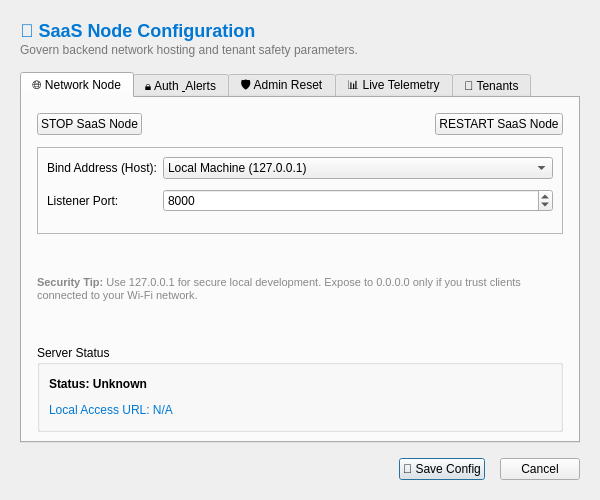
<?xml version="1.0" encoding="UTF-8"?>
<ui version="4.0">
 <class>SaaSSettingsDialog</class>
 <widget class="QDialog" name="SaaSSettingsDialog">
  <property name="geometry">
   <rect>
    <x>0</x>
    <y>0</y>
    <width>600</width>
    <height>500</height>
   </rect>
  </property>
  <property name="windowTitle">
   <string>📡 SaaS Server Architecture Configuration</string>
  </property>
  <layout class="QVBoxLayout" name="verticalLayout_main">
   <property name="spacing">
    <number>15</number>
   </property>
   <property name="leftMargin">
    <number>20</number>
   </property>
   <property name="topMargin">
    <number>20</number>
   </property>
   <property name="rightMargin">
    <number>20</number>
   </property>
   <property name="bottomMargin">
    <number>20</number>
   </property>
   <item>
    <widget class="QLabel" name="header_lbl">
     <property name="text">
      <string>&lt;html&gt;&lt;body&gt;&lt;h2 style=&quot;margin-bottom:0px; color:#0078d4;&quot;&gt;📡 SaaS Node Configuration&lt;/h2&gt;&lt;p style=&quot;color:#777; margin-top:2px;&quot;&gt;Govern backend network hosting and tenant safety parameters.&lt;/p&gt;&lt;/body&gt;&lt;/html&gt;</string>
     </property>
    </widget>
   </item>
   <item>
    <widget class="QTabWidget" name="tabWidget">
     <property name="currentIndex">
      <number>0</number>
     </property>
     <widget class="QWidget" name="tab_network">
      <attribute name="title">
       <string>🌐 Network Node</string>
      </attribute>
      <layout class="QVBoxLayout" name="verticalLayout_tab1">
       <property name="spacing">
        <number>12</number>
       </property>
       <property name="leftMargin">
        <number>15</number>
       </property>
       <property name="topMargin">
        <number>15</number>
       </property>
       <property name="rightMargin">
        <number>15</number>
       </property>
       <item>
        <layout class="QHBoxLayout" name="horizontalLayout">
         <item>
          <widget class="QPushButton" name="pushButton_2">
           <property name="text">
            <string>STOP SaaS Node</string>
           </property>
          </widget>
         </item>
         <item>
          <spacer name="horizontalSpacer_2">
           <property name="orientation">
            <enum>Qt::Orientation::Horizontal</enum>
           </property>
           <property name="sizeHint" stdset="0">
            <size>
             <width>40</width>
             <height>20</height>
            </size>
           </property>
          </spacer>
         </item>
         <item>
          <widget class="QPushButton" name="pushButton">
           <property name="text">
            <string>RESTART SaaS Node</string>
           </property>
          </widget>
         </item>
        </layout>
       </item>
       <item>
        <widget class="QFrame" name="network_frame">
         <property name="frameShape">
          <enum>QFrame::Shape::StyledPanel</enum>
         </property>
         <layout class="QFormLayout" name="formLayout_net">
          <property name="verticalSpacing">
           <number>10</number>
          </property>
          <item row="0" column="0">
           <widget class="QLabel" name="lbl_host">
            <property name="text">
             <string>Bind Address (Host):</string>
            </property>
           </widget>
          </item>
          <item row="0" column="1">
           <widget class="QComboBox" name="cbo_host">
            <item>
             <property name="text">
              <string>Local Machine (127.0.0.1)</string>
             </property>
            </item>
            <item>
             <property name="text">
              <string>Expose to LAN/Wi-Fi (0.0.0.0)</string>
             </property>
            </item>
           </widget>
          </item>
          <item row="1" column="0">
           <widget class="QLabel" name="lbl_port">
            <property name="text">
             <string>Listener Port:</string>
            </property>
           </widget>
          </item>
          <item row="1" column="1">
           <widget class="QSpinBox" name="spn_port">
            <property name="minimum">
             <number>1</number>
            </property>
            <property name="maximum">
             <number>65535</number>
            </property>
            <property name="value">
             <number>8000</number>
            </property>
           </widget>
          </item>
         </layout>
        </widget>
       </item>
       <item>
        <widget class="QLabel" name="hint_net">
         <property name="text">
          <string>&lt;html&gt;&lt;body&gt;&lt;p style=&quot;color:#888; font-size:11px;&quot;&gt;&lt;b&gt;Security Tip:&lt;/b&gt; Use 127.0.0.1 for secure local development. Expose to 0.0.0.0 only if you trust clients connected to your Wi-Fi network.&lt;/p&gt;&lt;/body&gt;&lt;/html&gt;</string>
         </property>
         <property name="wordWrap">
          <bool>true</bool>
         </property>
        </widget>
       </item>
       <item>
        <widget class="QGroupBox" name="status_box">
         <property name="title">
          <string>Server Status</string>
         </property>
         <layout class="QVBoxLayout" name="verticalLayout">
          <item>
           <widget class="QLabel" name="lbl_status">
            <property name="font">
             <font>
              <family>Segoe UI</family>
              <pointsize>9</pointsize>
              <italic>false</italic>
              <bold>true</bold>
             </font>
            </property>
            <property name="styleSheet">
             <string notr="true">font: 700 9pt &quot;Segoe UI&quot;;</string>
            </property>
            <property name="text">
             <string>&lt;html&gt;&lt;head/&gt;&lt;body&gt;&lt;p&gt;Status: Unknown&lt;/p&gt;&lt;/body&gt;&lt;/html&gt;</string>
            </property>
           </widget>
          </item>
          <item>
           <widget class="QLabel" name="lbl_address">
            <property name="styleSheet">
             <string notr="true"> color: #0078d4;
font: 600 9pt &quot;Segoe UI&quot;;</string>
            </property>
            <property name="text">
             <string>Local Access URL: N/A</string>
            </property>
           </widget>
          </item>
         </layout>
        </widget>
       </item>
      </layout>
     </widget>
     <widget class="QWidget" name="tab_security">
      <attribute name="title">
       <string>🔒 Auth &amp; Alerts</string>
      </attribute>
      <layout class="QVBoxLayout" name="verticalLayout_tab2">
       <property name="spacing">
        <number>10</number>
       </property>
       <property name="leftMargin">
        <number>15</number>
       </property>
       <property name="topMargin">
        <number>15</number>
       </property>
       <property name="rightMargin">
        <number>15</number>
       </property>
       <item>
        <widget class="QGroupBox" name="grp_security">
         <property name="title">
          <string>Tenant Registration Gateway</string>
         </property>
         <layout class="QVBoxLayout" name="vLayout_sec">
          <item>
           <widget class="QCheckBox" name="chk_signup">
            <property name="text">
             <string>Allow Open Passport Registrations (Public Signup)</string>
            </property>
           </widget>
          </item>
         </layout>
        </widget>
       </item>
       <item>
        <widget class="QGroupBox" name="grp_smtp">
         <property name="title">
          <string>Autonomous SMTP Relay Notification Alerts</string>
         </property>
         <property name="checkable">
          <bool>true</bool>
         </property>
         <property name="checked">
          <bool>false</bool>
         </property>
         <layout class="QFormLayout" name="formLayout_smtp">
          <property name="verticalSpacing">
           <number>8</number>
          </property>
          <item row="0" column="0">
           <widget class="QLabel" name="lbl_smtp_host">
            <property name="text">
             <string>SMTP Host:</string>
            </property>
           </widget>
          </item>
          <item row="0" column="1">
           <widget class="QLineEdit" name="txt_smtp_host">
            <property name="placeholderText">
             <string>smtp.gmail.com</string>
            </property>
           </widget>
          </item>
          <item row="1" column="0">
           <widget class="QLabel" name="lbl_smtp_port">
            <property name="text">
             <string>Port:</string>
            </property>
           </widget>
          </item>
          <item row="1" column="1">
           <widget class="QSpinBox" name="spn_smtp_port">
            <property name="maximum">
             <number>65535</number>
            </property>
            <property name="value">
             <number>587</number>
            </property>
           </widget>
          </item>
          <item row="2" column="0">
           <widget class="QLabel" name="lbl_smtp_user">
            <property name="text">
             <string>Email Address:</string>
            </property>
           </widget>
          </item>
          <item row="2" column="1">
           <widget class="QLineEdit" name="txt_smtp_user"/>
          </item>
          <item row="3" column="0">
           <widget class="QLabel" name="lbl_smtp_pass">
            <property name="text">
             <string>Password / App Key:</string>
            </property>
           </widget>
          </item>
          <item row="3" column="1">
           <widget class="QLineEdit" name="txt_smtp_pass">
            <property name="echoMode">
             <enum>QLineEdit::EchoMode::Password</enum>
            </property>
           </widget>
          </item>
         </layout>
        </widget>
       </item>
      </layout>
     </widget>
     <widget class="QWidget" name="tab_admin">
      <attribute name="title">
       <string>🛡️ Admin Reset</string>
      </attribute>
      <layout class="QVBoxLayout" name="verticalLayout_tab3">
       <property name="spacing">
        <number>15</number>
       </property>
       <property name="leftMargin">
        <number>20</number>
       </property>
       <property name="topMargin">
        <number>20</number>
       </property>
       <property name="rightMargin">
        <number>20</number>
       </property>
       <item>
        <widget class="QLabel" name="lbl_admin_warning">
         <property name="text">
          <string>&lt;html&gt;&lt;body&gt;&lt;p&gt;&lt;b style=&quot;color:#d83b01;&quot;&gt;Warning:&lt;/b&gt; This will forcefully reset the Master Admin account to its default state. This action cannot be undone.&lt;/p&gt;&lt;/body&gt;&lt;/html&gt;</string>
         </property>
         <property name="wordWrap">
          <bool>true</bool>
         </property>
        </widget>
       </item>
       <item>
        <widget class="QPushButton" name="btn_reset_admin">
         <property name="font">
          <font>
           <bold>true</bold>
          </font>
         </property>
         <property name="styleSheet">
          <string>color: #d83b01; padding: 10px;</string>
         </property>
         <property name="text">
          <string>🔄 Reset SaaS Admin Credentials</string>
         </property>
        </widget>
       </item>
       <item>
        <spacer name="verticalSpacer_tab3">
         <property name="orientation">
          <enum>Qt::Orientation::Vertical</enum>
         </property>
         <property name="sizeHint" stdset="0">
          <size>
           <width>0</width>
           <height>0</height>
          </size>
         </property>
        </spacer>
       </item>
      </layout>
     </widget>
     <widget class="QWidget" name="tab_telemetry">
      <attribute name="title">
       <string>📊 Live Telemetry</string>
      </attribute>
      <layout class="QVBoxLayout" name="verticalLayout_tel">
       <item>
        <widget class="QLabel" name="lbl_global_prompt">
         <property name="text">
          <string>Total Prompt Tokens: 0</string>
         </property>
        </widget>
       </item>
       <item>
        <widget class="QLabel" name="lbl_global_completion">
         <property name="text">
          <string>Total Completion Tokens: 0</string>
         </property>
        </widget>
       </item>
       <item>
        <widget class="QPushButton" name="btn_refresh_telemetry">
         <property name="text">
          <string>🔄 Refresh Telemetry</string>
         </property>
        </widget>
       </item>
       <item>
        <spacer name="verticalSpacer_tel">
         <property name="orientation">
          <enum>Qt::Orientation::Vertical</enum>
         </property>
         <property name="sizeHint" stdset="0">
          <size>
           <width>20</width>
           <height>40</height>
          </size>
         </property>
        </spacer>
       </item>
      </layout>
     </widget>
     <widget class="QWidget" name="tab_tenants">
      <attribute name="title">
       <string>👥 Tenants</string>
      </attribute>
      <layout class="QVBoxLayout" name="verticalLayout_ten">
       <item>
        <layout class="QHBoxLayout" name="horizontalLayout_ten">
         <item>
          <widget class="QPushButton" name="btn_refresh_tenants">
           <property name="text">
            <string>🔄 Refresh</string>
           </property>
          </widget>
         </item>
         <item>
          <widget class="QPushButton" name="btn_toggle_ban">
           <property name="text">
            <string>🚫 Ban/Unban</string>
           </property>
          </widget>
         </item>
         <item>
          <widget class="QPushButton" name="btn_reset_pass">
           <property name="text">
            <string>🔑 Reset Pass</string>
           </property>
          </widget>
         </item>
        </layout>
       </item>
       <item>
        <widget class="QTableWidget" name="table_tenants">
         <property name="editTriggers">
          <set>QAbstractItemView::EditTrigger::NoEditTriggers</set>
         </property>
         <property name="selectionBehavior">
          <enum>QAbstractItemView::SelectionBehavior::SelectRows</enum>
         </property>
         <column>
          <property name="text">
           <string>ID</string>
          </property>
         </column>
         <column>
          <property name="text">
           <string>Username</string>
          </property>
         </column>
         <column>
          <property name="text">
           <string>Email</string>
          </property>
         </column>
         <column>
          <property name="text">
           <string>Status</string>
          </property>
         </column>
         <column>
          <property name="text">
           <string>Tokens</string>
          </property>
         </column>
        </widget>
       </item>
      </layout>
     </widget>
    </widget>
   </item>
   <item>
    <layout class="QHBoxLayout" name="horizontalLayout_btns">
     <item>
      <spacer name="horizontalSpacer">
       <property name="orientation">
        <enum>Qt::Orientation::Horizontal</enum>
       </property>
       <property name="sizeHint" stdset="0">
        <size>
         <width>0</width>
         <height>0</height>
        </size>
       </property>
      </spacer>
     </item>
     <item>
      <widget class="QPushButton" name="btn_save">
       <property name="text">
        <string>💾 Save Config</string>
       </property>
       <property name="default">
        <bool>true</bool>
       </property>
      </widget>
     </item>
     <item>
      <widget class="QPushButton" name="btn_cancel">
       <property name="text">
        <string>Cancel</string>
       </property>
      </widget>
     </item>
    </layout>
   </item>
  </layout>
 </widget>
 <resources/>
 <connections/>
</ui>
